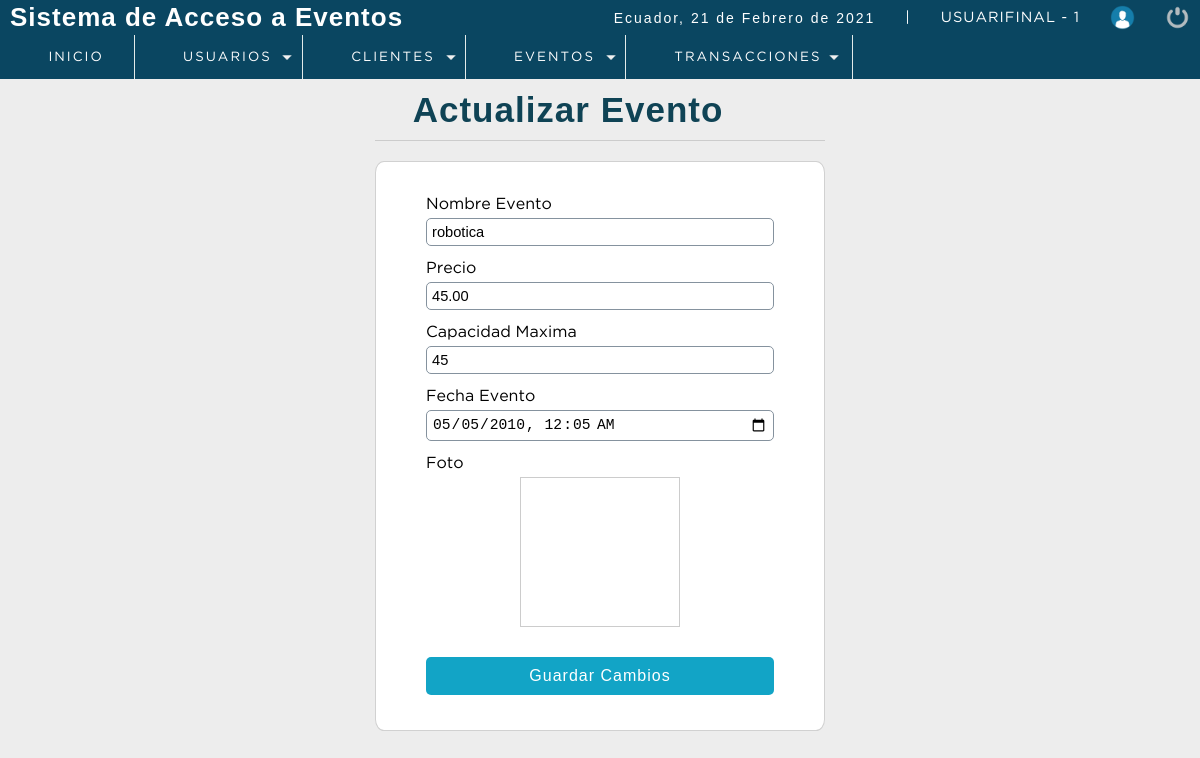
Page /P_seminarios/sistema/editar_evento.php?id=15 (signed in) on the earlier database version.
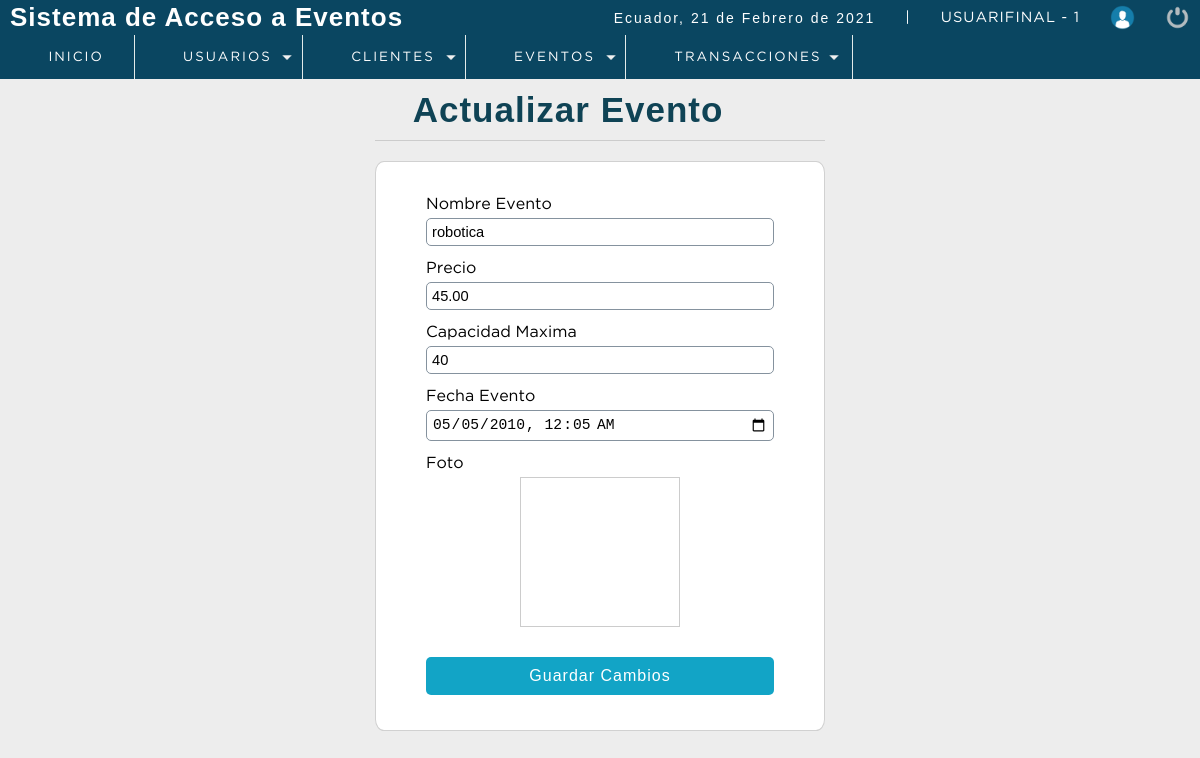
Same page on the later database version.
### tables this page shows
CREATE TABLE `evento` (
  `codevento` int(11) NOT NULL,
  `descripcion` varchar(100) DEFAULT NULL,
  `precio` decimal(10,2) DEFAULT NULL,
  `capMax` int(11) DEFAULT NULL,
  `direccion` varchar(300) DEFAULT NULL,
  `foto` text DEFAULT NULL,
  `fecha_evento` datetime NOT NULL,
  `dateAdd` datetime NOT NULL DEFAULT current_timestamp(),
  `usuario_id` int(11) NOT NULL,
  `status` int(11) NOT NULL DEFAULT 1,
  `id_tipo_seminario` int(11) DEFAULT NULL
);

### P_seminarios/sistema/editar_evento.php (the view, shortened to what this page needs)
<?php
 include "../conection.php";
 if (empty($_REQUEST['id'])) {
     header("location: lista_eventos.php");
 }else {
     $id_evento = $_REQUEST['id'];
     $query_evento = mysqli_query($conection,"SELECT * FROM evento WHERE codevento = $id_evento AND status = 1");
     $result_evento = mysqli_num_rows($query_evento);
     if ($result_evento > 0) {
         $data_evento = mysqli_fetch_assoc($query_evento);
     }else {
        header("location: lista_eventos.php");
     }
 }
?>
<!DOCTYPE html>
<html lang="en">
<head>
	<?php include "includes/scripts.php"?>
</head>
<body>
 <?php include "includes/header.php"?>
	<section id="container">
		<div class="form_registre">
        <h1><i class="far fa-clock"></i> Actualizar Evento</h1>
        <hr>
        <form action="" method="post" enctype="multipart/form-data">
            <label for="evento">Nombre Evento</label>
            <input type="text" name="evento" id="evento" placeholder="Nombre del Evento" value="<?php echo $data_evento['descripcion'];?>">
            <label for="precio">Precio</label>
            <input type="number" name="precio" id="precio" placeholder="Precio del Evento" value="<?php echo $data_evento['precio'];?>">
            <label for="capacidad">Capacidad Maxima</label>
            <input type="number" name="capacidad" id="capacidad" placeholder="Capacidad del Evento" value="<?php echo $data_evento['capMax'];?>">
            <label for="fecha">Fecha Evento</label>
            <input type="datetime-local" name="fecha_ev" id="fecha_ev" placeholder="Fecha del Evento" value="<?php echo date('Y-m-d\TH:i', strtotime( $data_evento['fecha_evento']))?>">
            <div class="photo">
                    <label for="foto">Foto</label>
                    <div class="prevPhoto">
                    <label for="foto"></label>
                    </div>
            </div>
            <input type="submit" value="Guardar Cambios" class="btn_save">
        </form>
        </div>
	</section>
</body>
</html>

Differences in the rows shown:
changed evento "robotica": capacidad "45" → "40"
